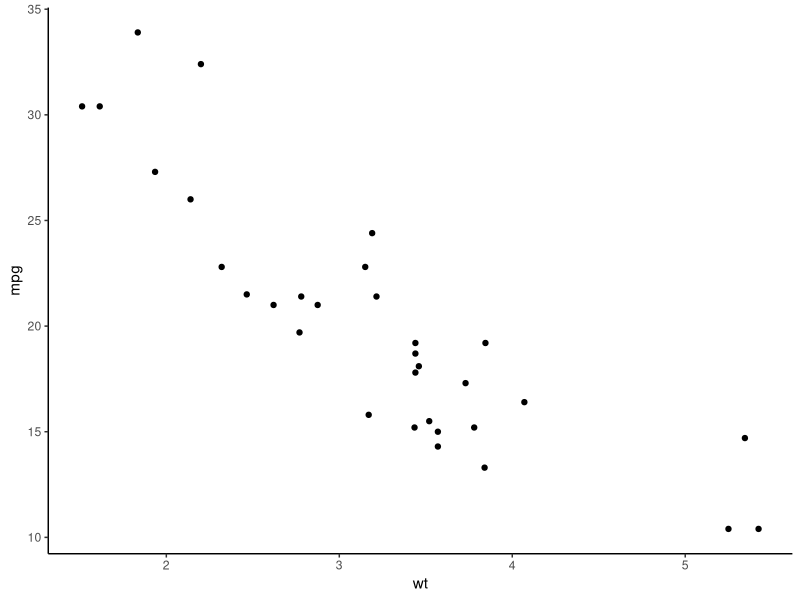

Here is the R script that generated this plot:
## ---- chunk 1
1 + 1
## ---- chunk 2
#| echo: false
2 * 2
## ---- chunk 3
my_sentence <- 'Hello this YET is another sentence.'
## ---- chunk 4
#| fig-cap: '1970s cars weight vs gas mileage'
library(tidyverse)

ggplot(data = mtcars,
       mapping = aes(x=wt, y=mpg)) +
  geom_point() +
  theme_classic()
